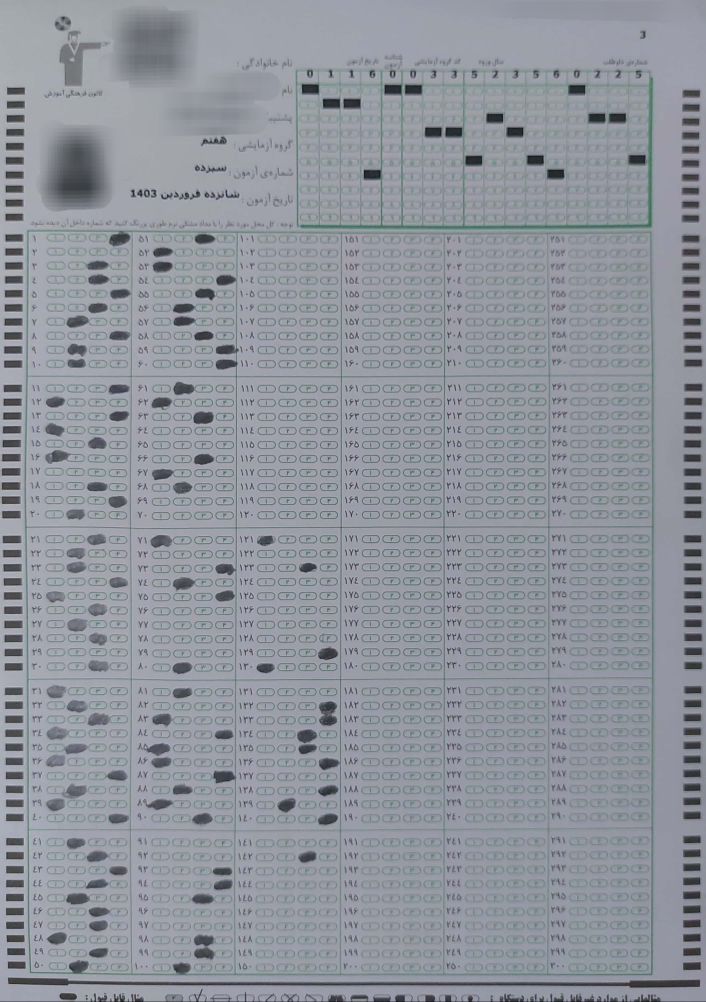
#> input picture sheets/answer_0.jpg, 2118 x 3006 px (shown at 1/3 size)
$ python -i student.py   (imports and definitions only)
#> lines starting #> are read from the running program, lines starting #| are printed output that depends on the picture; after the words box and inside, x2 and y2 are one past the last pixel; in counts of white or black regions, pixels touching at a corner belong together
#> further down, picture is the input picture: shape (3006, 2118, 3); mean B, G, R 156.9, 148.5, 143.8
import cv2
import numpy as np


def get_id(image):
    x_start = int(image.shape[1] * 0.412)
#> x_start = 872
    x_end = int(image.shape[1] * 0.923)
#> x_end = 1954
    y_start = int(image.shape[0] * 0.054)
#> y_start = 162
    y_end = int(image.shape[0] * 0.242)
#> y_end = 727


    main_image = image.copy()[y_start:y_end, x_start:x_end]
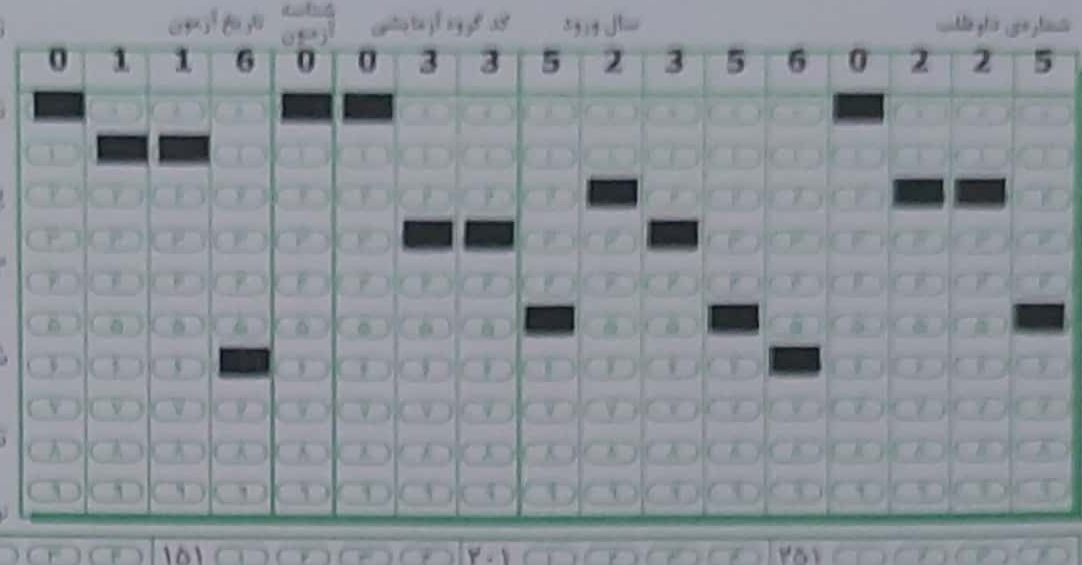
#> main_image: shape (565, 1082, 3); mean B, G, R 153.4, 147.2, 140.5


    blur = cv2.medianBlur(main_image, 3)

    gray = cv2.cvtColor(blur, cv2.COLOR_BGR2GRAY)

    _ , binary_image = cv2.threshold(gray, 115, 255, cv2.THRESH_BINARY)
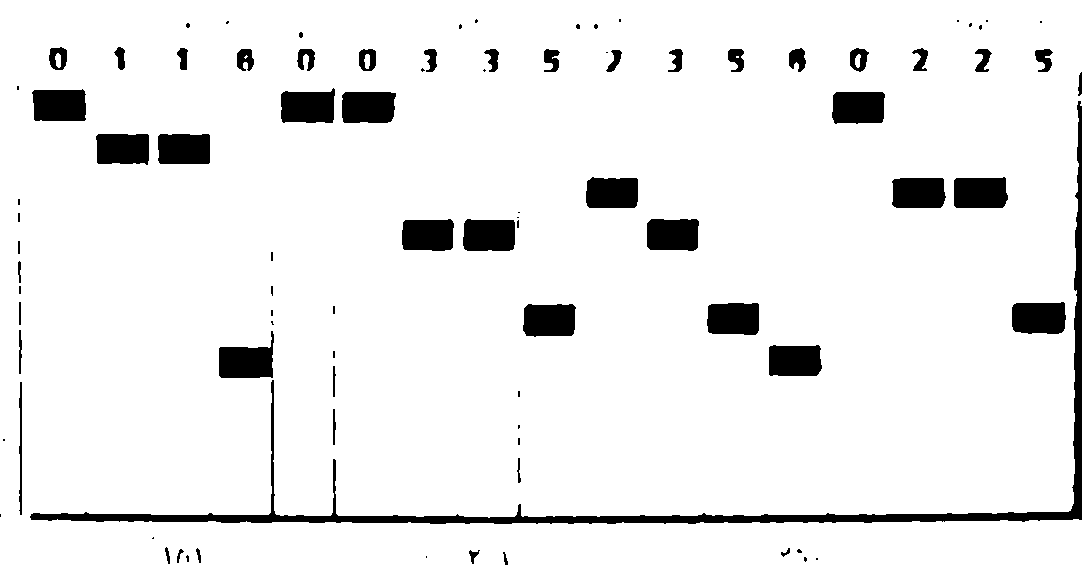
#> binary_image: shape (565, 1082); 93% white; 90 black regions (39 under 20 px), largest, box (x1, y1, x2, y2) and area: (30, 101, 1082, 524) 10865, (219, 331, 274, 378) 1676, (281, 88, 335, 123) 1617
    kernel = np.ones((5,5), np.uint8)
    closed_image = cv2.morphologyEx(binary_image, cv2.MORPH_CLOSE, kernel, iterations=5)
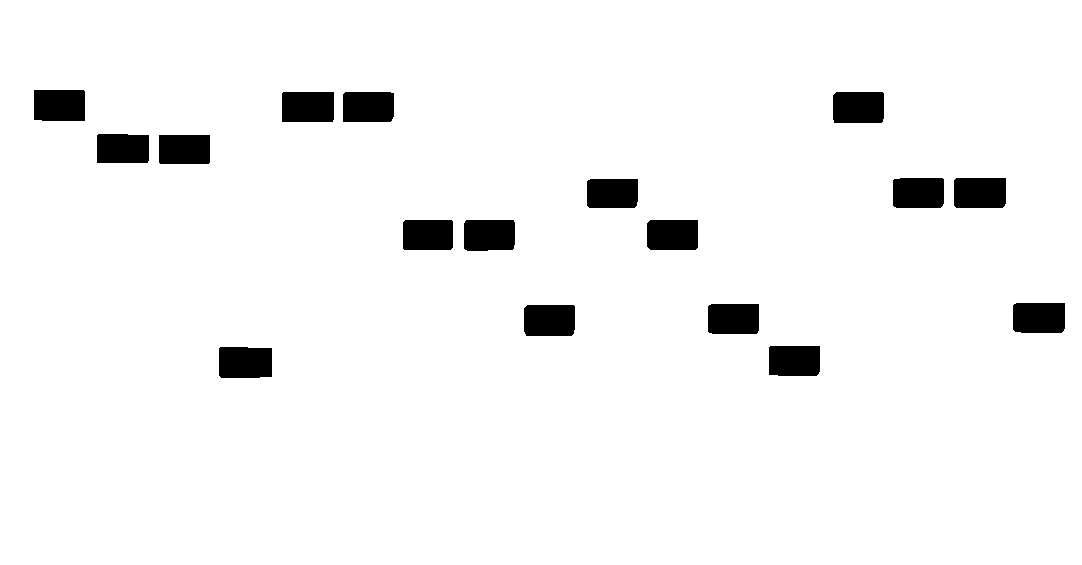
#> closed_image: shape (565, 1082); 95.8% white; 17 black regions


    opened_image = cv2.morphologyEx(closed_image, cv2.MORPH_OPEN, kernel, iterations=1)


    contours, _ = cv2.findContours(opened_image, cv2.RETR_TREE, cv2.CHAIN_APPROX_SIMPLE)
#> contours = 18 contours; largest, box (x1, y1, x2, y2) and area: (0, 0, 1082, 565) 609684, (218, 346, 273, 379) 1684, (33, 89, 86, 122) 1652, (832, 91, 885, 124) 1644, (281, 91, 335, 123) 1637

    bubbles = [c for c in contours if cv2.contourArea(c) < 2000]
#> bubbles = 17 contours; largest, box (x1, y1, x2, y2) and area: (218, 346, 273, 379) 1684, (33, 89, 86, 122) 1652, (832, 91, 885, 124) 1644, (281, 91, 335, 123) 1637, (523, 304, 576, 337) 1636

    limits = []
    starts = []


    bounding_rects = [(bubble, cv2.boundingRect(bubble)) for bubble in bubbles]
#> bounding_rects = 17 items


    sorted_bounding_rects = sorted(bounding_rects, key=lambda x: x[1][0])
#> sorted_bounding_rects = 17 items

    sorted_bubbles = [contour for contour, _ in sorted_bounding_rects]
#> sorted_bubbles has the same summary as bubbles


    bubbles = sorted_bubbles

    for b in bubbles:
        _, y, _, h = cv2.boundingRect(b)
        limits.append(h)
        starts.append(y)
#> this loop made 17 passes
#> (y, h) on passes 1 to 12: (89, 33), (133, 31), (134, 31), (346, 33), (91, 32), (91, 32), (219, 32), (219, 33), (304, 33), (178, 31), (219, 32), (303, 32)
#> after the loop, limits = [33, 31, 31, 33, 32, 32, 32, 33, 33, 31, 32, 32, 32, 33, 32, 32, 32]; starts = [89, 133, 134, 346, 91, 91, 219, 219, 304, 178, 219, 303, 345, 91, 177, 177, 302]

    avg = np.average(limits) + 8.2
#> avg = 40.32
    min_y = min(starts)
#> min_y = 89

    id = ""


    for i in starts:
        if (i - min_y) < avg :
            id = id + "0"
        else :
            id = id + str(round(abs(( i - min_y)/avg)))
#> this loop made 17 passes
#> (i, id) on passes 1 to 12: (89, '0'), (133, '01'), (134, '011'), (346, '0116'), (91, '01160'), (91, '011600'), (219, '0116003'), (219, '01160033'), (304, '011600335'), (178, '0116003352'), (219, '01160033523'), (303, '011600335235')

    return id

>>> import cv2
>>> picture = cv2.imread('sheets/answer_0.jpg')
>>> result = get_id(picture)
#> result = '01160033523560225'

$ run again, on sheets/answer_3.jpg
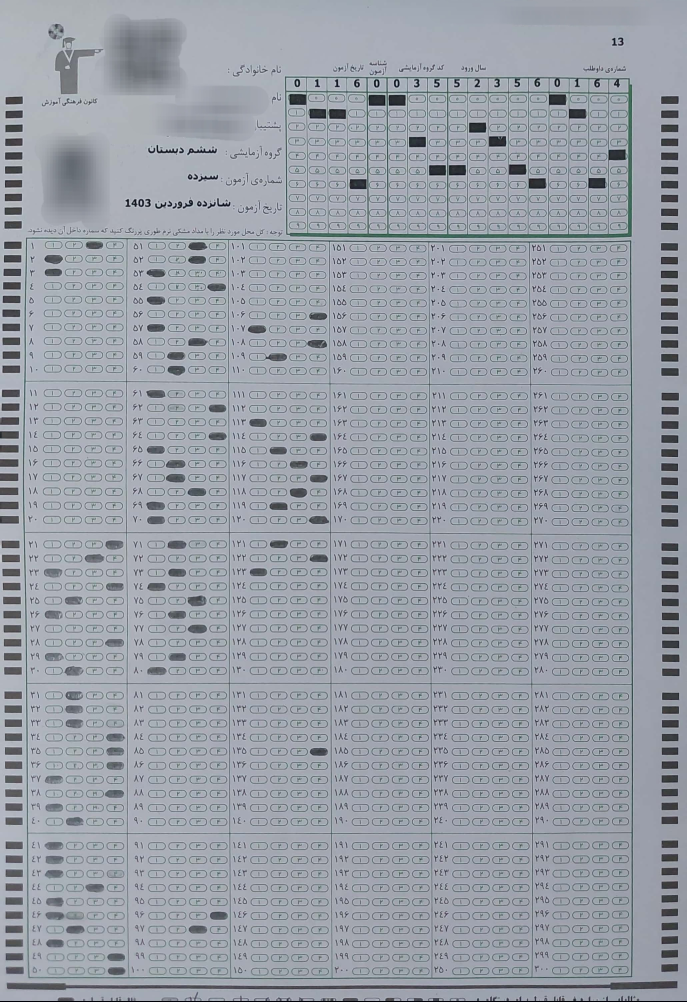
#> input picture sheets/answer_3.jpg, 2060 x 3004 px (shown at 1/3 size)
#> picture is the input picture: shape (3004, 2060, 3); mean B, G, R 168.4, 159.5, 153.9
#> in get_id, `_ , binary_image = cv2.threshold(gray, 115, 255, cv2.THRESH_BINARY)`:
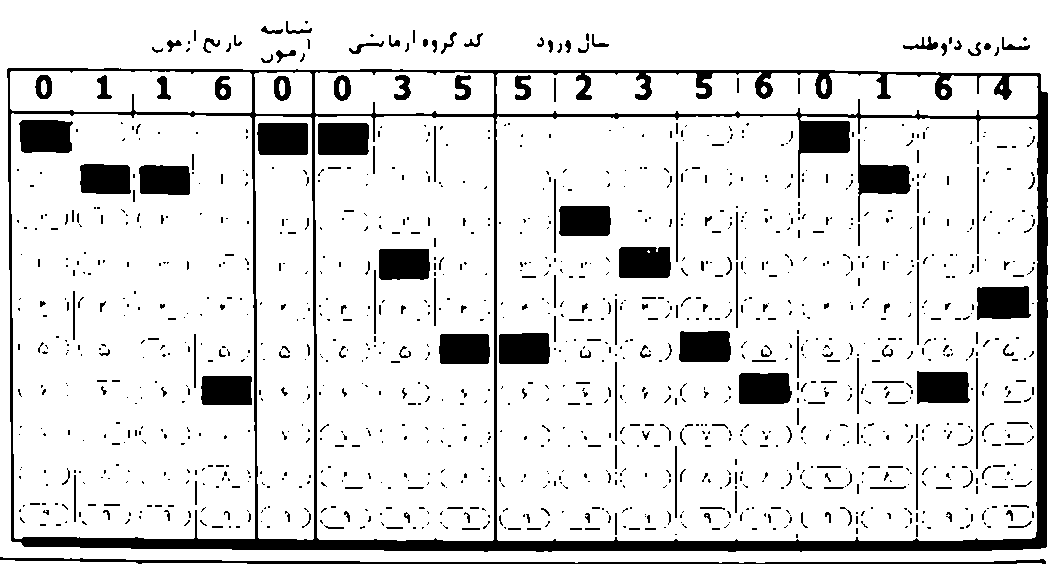
#> binary_image: shape (564, 1053); 87.1% white; 1224 black regions (971 under 20 px), largest, box (x1, y1, x2, y2) and area: (7, 68, 1048, 552) 30583, (0, 557, 1046, 564) 2438, (977, 286, 1031, 320) 1638
#> in get_id, `closed_image = cv2.morphologyEx(binary_image, cv2.MORPH_CLOSE, kernel,..`:
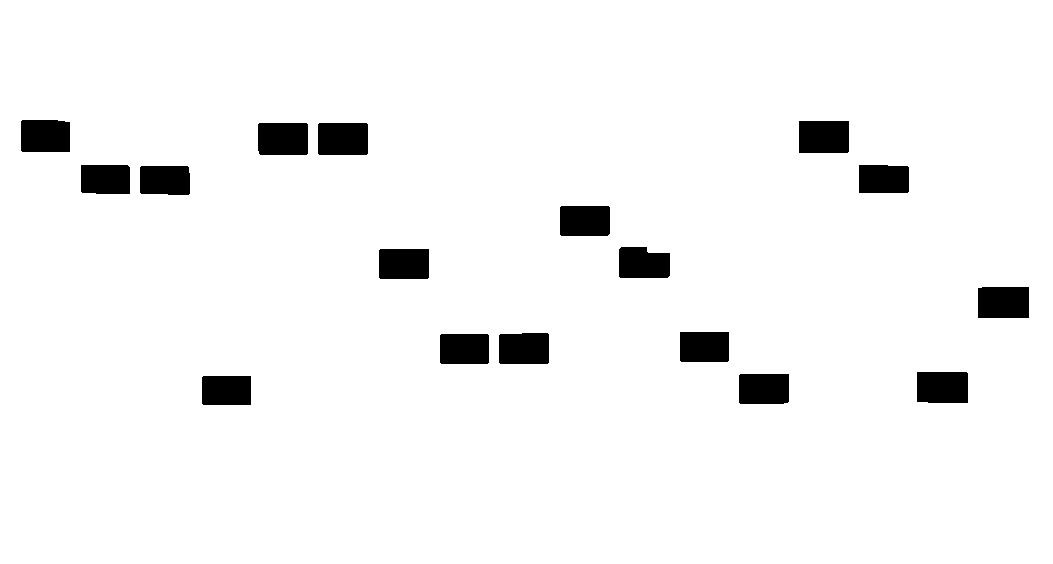
#> closed_image: shape (564, 1053); 95.7% white; 17 black regions
#> contours = 18 contours; largest, box (x1, y1, x2, y2) and area: (0, 0, 1053, 564) 592276, (798, 120, 850, 154) 1680, (317, 122, 369, 156) 1675, (257, 122, 309, 156) 1670, (977, 286, 1030, 319) 1658
#> bubbles = 17 contours; largest, box (x1, y1, x2, y2) and area: (798, 120, 850, 154) 1680, (317, 122, 369, 156) 1675, (257, 122, 309, 156) 1670, (977, 286, 1030, 319) 1658, (916, 371, 969, 404) 1649
#> bounding_rects = 17 items
#> sorted_bubbles has the same summary as bubbles
#> the loop in get_id, `for b in bubbles:` made 17 passes
#> (y, h) on passes 1 to 8: (119, 34), (164, 31), (165, 31), (375, 31), (122, 34), (122, 34), (248, 32), (333, 32)
#> after the loop in get_id, `for b in bubbles:`: limits = [34, 31, 31, 31, 34, 34, 32, 32, 33, 32, 33, 32, 32, 34, 30, 33, 33]; starts = [119, 164, 165, 375, 122, 122, 248, 333, 332, 205, 246, 331, 373, 120, 164, 371, 286]
#> avg = 40.61
#> min_y = 119
#> the loop in get_id, `for i in starts:` made 17 passes
#> (i, id) on passes 1 to 8: (119, '0'), (164, '01'), (165, '011'), (375, '0116'), (122, '01160'), (122, '011600'), (248, '0116003'), (333, '01160035')
#> result = '01160035523560164'

$ run again, on sheets/answer_4.jpg
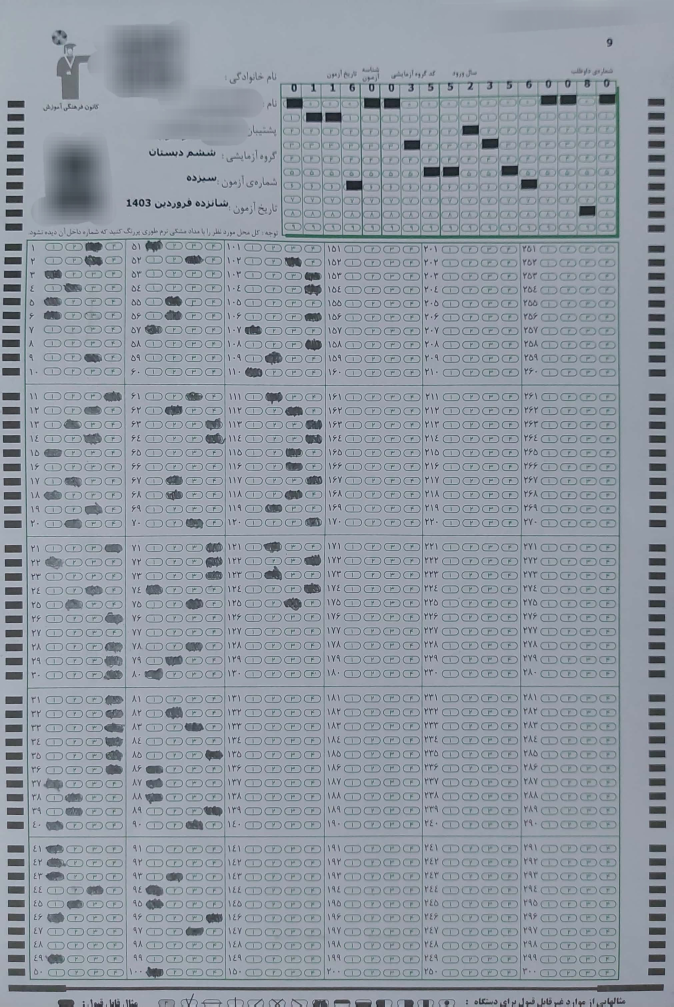
#> input picture sheets/answer_4.jpg, 2020 x 3020 px (shown at 1/3 size)
#> picture is the input picture: shape (3020, 2020, 3); mean B, G, R 162.8, 152.7, 144.6
#> in get_id, `_ , binary_image = cv2.threshold(gray, 115, 255, cv2.THRESH_BINARY)`:
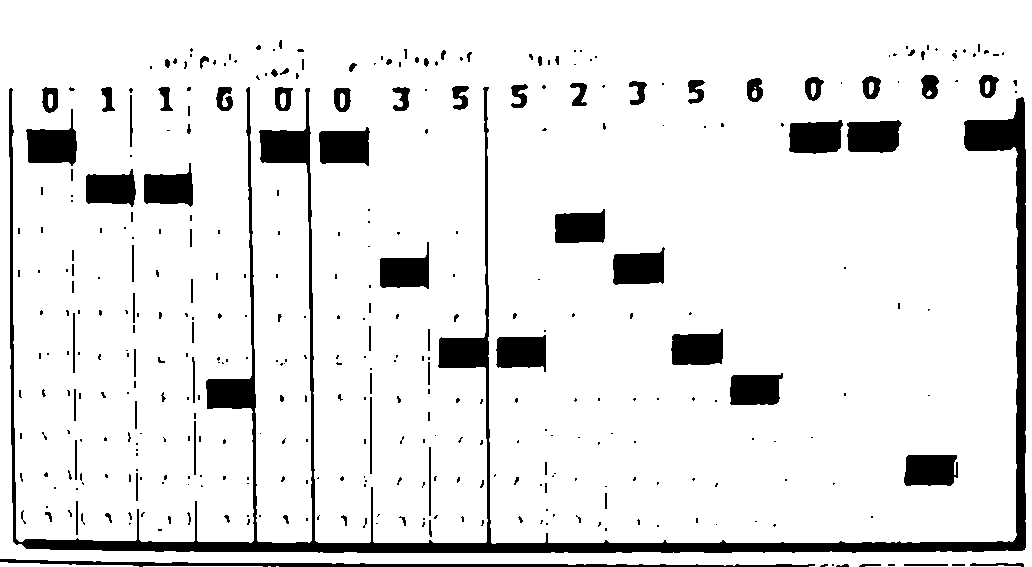
#> binary_image: shape (567, 1032); 90.1% white; 387 black regions (284 under 20 px), largest, box (x1, y1, x2, y2) and area: (9, 87, 1026, 553) 25699, (0, 559, 815, 567) 2425, (26, 109, 77, 166) 1660
#> in get_id, `closed_image = cv2.morphologyEx(binary_image, cv2.MORPH_CLOSE, kernel,..`:
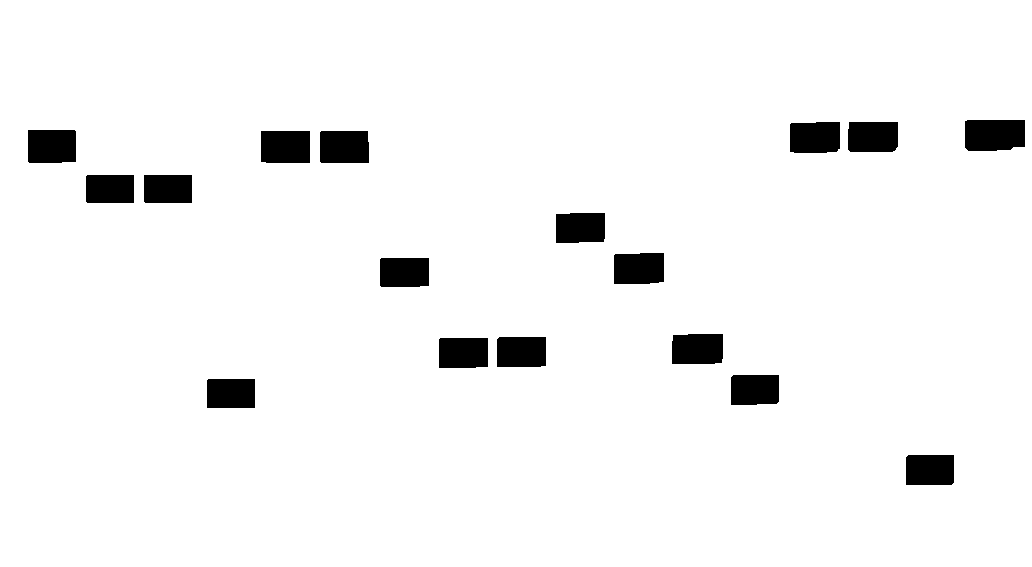
#> closed_image: shape (567, 1032); 95.7% white; 17 black regions
#> contours = 18 contours; largest, box (x1, y1, x2, y2) and area: (0, 0, 1032, 567) 583546, (964, 119, 1026, 152) 1871, (27, 129, 77, 164) 1646, (260, 130, 311, 164) 1642, (319, 130, 370, 164) 1634
#> bubbles = 17 contours; largest, box (x1, y1, x2, y2) and area: (964, 119, 1026, 152) 1871, (27, 129, 77, 164) 1646, (260, 130, 311, 164) 1642, (319, 130, 370, 164) 1634, (613, 252, 665, 285) 1582
#> bounding_rects = 17 items
#> sorted_bubbles has the same summary as bubbles
#> the loop in get_id, `for b in bubbles:` made 17 passes
#> (y, h) on passes 1 to 8: (129, 35), (174, 30), (174, 30), (378, 31), (130, 34), (130, 34), (257, 31), (337, 32)
#> after the loop in get_id, `for b in bubbles:`: limits = [35, 30, 30, 31, 34, 34, 31, 32, 32, 32, 33, 32, 32, 33, 32, 32, 33]; starts = [129, 174, 174, 378, 130, 130, 257, 337, 336, 212, 252, 333, 374, 121, 121, 454, 119]
#> avg = 40.44
#> min_y = 119
#> the loop in get_id, `for i in starts:` made 17 passes
#> (i, id) on passes 1 to 8: (129, '0'), (174, '01'), (174, '011'), (378, '0116'), (130, '01160'), (130, '011600'), (257, '0116003'), (337, '01160035')
#> result = '01160035523560080'
